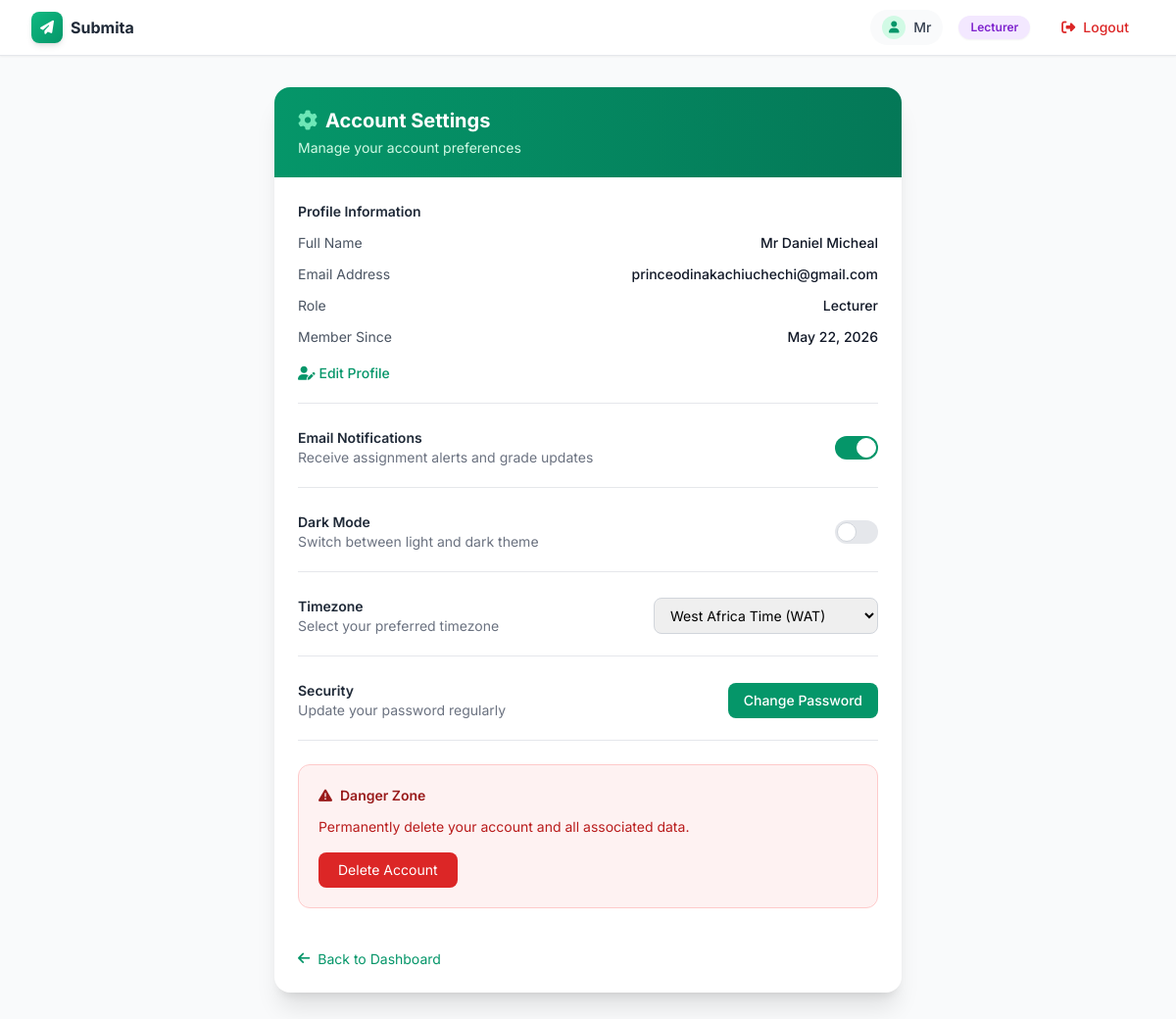
The app's page /settings (signed in) with its own data.
### models.py (models this page shows, shortened)
class User(UserMixin, db.Model):
    __tablename__ = 'users'
    id = db.Column(db.Integer, primary_key=True)
    email = db.Column(db.String(120), unique=True, nullable=False)
    matric = db.Column(db.String(50), unique=True, nullable=False)
    name = db.Column(db.String(100), nullable=False)
    password = db.Column(db.String(200), nullable=False)
    code = db.Column(db.String(10))
    verified = db.Column(db.Boolean, default=False)
    role = db.Column(db.String(20), default=UserRole.STUDENT)
    department = db.Column(db.String(100), default='Computer Science')
    college = db.Column(db.String(100), default='College of Natural Sciences')
    level = db.Column(db.String(10))
    created_at = db.Column(db.DateTime, default=datetime.now)
    last_login = db.Column(db.DateTime)
    account_active = db.Column(db.Boolean, default=True)
    student_id = db.Column(db.String(50), unique=True, nullable=True)
    email_verified = db.Column(db.Boolean, default=False)
    email_verified_at = db.Column(db.DateTime)
    verification_token = db.Column(db.String(100), unique=True)
    token_expires_at = db.Column(db.DateTime)
    registration_number = db.Column(db.Integer)
    department_id = db.Column(db.Integer, db.ForeignKey('departments.id'), nullable=True)
    college_id = db.Column(db.Integer, db.ForeignKey('colleges.id'), nullable=True)
    submissions = db.relationship('Submission', backref='student', lazy='select', cascade='all, delete-orphan')
    created_assignments = db.relationship('Assignment', backref='creator', lazy='select', foreign_keys='Assignment.created_by')
    verification_codes = db.relationship('VerificationCode', backref='user', lazy='select')
    activity_logs = db.relationship('ActivityLog', backref='user', lazy='select')
    created_verification_codes = db.relationship(
        'LecturerVerification',
        foreign_keys='LecturerVerification.created_by',
        backref='code_creator',
        lazy='select'
    )
    __table_args__ = (
        db.Index('idx_users_email', 'email'),
        db.Index('idx_users_matric', 'matric'),
        db.Index('idx_users_role', 'role'),
        db.Index('idx_users_created_at', 'created_at'),
        db.Index('idx_users_student_id', 'student_id'),
        db.Index('idx_users_role_verified', 'role', 'verified'),
    )
    @property
    def is_authenticated(self):
        return True
    def is_admin(self):
        return self.role == UserRole.ADMIN
    def is_lecturer(self):
        return self.role == UserRole.LECTURER
    def is_student(self):
        return self.role == UserRole.STUDENT

### app.py (the view)
@app.route('/settings')
@login_required
def settings():
    return render_template('settings.html')

### app.py (called while the page is built)
def generate_csrf_token():
    if '_csrf_token' not in session:
        session['_csrf_token'] = secrets.token_hex(32)
    return session['_csrf_token']

@app.context_processor
def inject_csrf_token():
    return {'csrf_token': generate_csrf_token()}

@app.before_request
def security_middleware():
    malicious_patterns = ['../', '..\\', '%2e%2e', 'wp-admin', 'phpmyadmin', '.env', '.git', 'config']
    if request.path and any(pattern in request.path.lower() for pattern in malicious_patterns):
        log_activity(None, 'attack_blocked', f"Blocked malicious path: {request.path}", request)
        return "Access Denied", 403
    if current_user.is_authenticated:
        session['last_activity'] = datetime.now().isoformat()

@app.before_request
def set_cookie_domain():
    from flask import request
    if request.host and not request.host.startswith('localhost') and not request.host.startswith('127.0.0.1'):
        host = request.host.split(':')[0]  # Remove port number
        app.config['SESSION_COOKIE_DOMAIN'] = host
        app.config['REMEMBER_COOKIE_DOMAIN'] = host
        app.config['SESSION_COOKIE_SAMESITE'] = 'Lax'
        app.config['REMEMBER_COOKIE_SAMESITE'] = 'Lax'
    else:
        app.config['SESSION_COOKIE_DOMAIN'] = None
        app.config['REMEMBER_COOKIE_DOMAIN'] = None

@login_manager.user_loader
def load_user(user_id):
    try:
        user = db.session.get(User, int(user_id))
        if user:
            _ = user.role
            _ = user.email
            _ = user.name
            _ = user.matric
            _ = user.password
        return user
    except Exception as e:
        print(f"Error loading user {user_id}: {e}")
        return None

@app.teardown_request
def teardown_request(exception=None):
    try:
        db.session.remove()
    except:
        pass

@app.context_processor
def inject_globals():
    return {
        'user': current_user,
        'now': datetime.now(),
        'csrf_token': generate_csrf_token()
    }

### templates/settings.html (shortened to what this page needs)
{% extends "base.html" %}
{% block content %}
<div class="max-w-2xl mx-auto px-4 py-8">
    <div class="bg-white rounded-2xl shadow-xl overflow-hidden">
        <div class="bg-gradient-to-r from-emerald-600 to-emerald-700 px-6 py-5">
            <h1 class="text-xl font-bold text-white flex items-center gap-2">
                <i class="fas fa-cog text-emerald-300"></i> Account Settings
            </h1>
            <p class="text-emerald-100 text-sm mt-1">Manage your account preferences</p>
        </div>
        <div class="p-6 space-y-6">
            <div class="border-b border-gray-200 pb-5">
                <h3 class="font-semibold text-gray-800 mb-3">Profile Information</h3>
                <div class="space-y-3">
                    <div class="flex justify-between items-center">
                        <span class="text-sm text-gray-600">Full Name</span>
                        <span class="text-sm font-medium text-gray-900">{{ current_user.name }}</span>
                    </div>
                    <div class="flex justify-between items-center">
                        <span class="text-sm text-gray-600">Email Address</span>
                        <span class="text-sm font-medium text-gray-900">{{ current_user.email }}</span>
                    </div>
                    <div class="flex justify-between items-center">
                        <span class="text-sm text-gray-600">Role</span>
                        <span class="text-sm font-medium text-gray-900">{{ current_user.role|capitalize }}</span>
                    </div>
                    <div class="flex justify-between items-center">
                        <span class="text-sm text-gray-600">Member Since</span>
                        <span class="text-sm font-medium text-gray-900">{{ current_user.created_at.strftime('%B %d, %Y') }}</span>
                    </div>
                </div>
                <div class="mt-4">
                    <a href="{{ url_for('profile') }}" class="text-emerald-600 hover:text-emerald-700 text-sm font-medium inline-flex items-center gap-1">
                        <i class="fas fa-user-edit"></i> Edit Profile
                    </a>
                </div>
            </div>
            <div class="border-b border-gray-200 pb-5">
                <div class="flex items-center justify-between">
                    <div>
                        <h3 class="font-semibold text-gray-800">Email Notifications</h3>
                        <p class="text-sm text-gray-500">Receive assignment alerts and grade updates</p>
                    </div>
                    <label class="relative inline-flex items-center cursor-pointer">
                        <div class="w-11 h-6 bg-gray-200 peer-focus:outline-none peer-focus:ring-4 peer-focus:ring-emerald-300 rounded-full peer peer-checked:after:translate-x-full peer-checked:after:border-white after:content-[''] after:absolute after:top-[2px] after:left-[2px] after:bg-white after:border-gray-300 after:border after:rounded-full after:h-5 after:w-5 after:transition-all peer-checked:bg-emerald-600"></div>
                    </label>
                </div>
            </div>
            <div class="border-b border-gray-200 pb-5">
                <div class="flex items-center justify-between">
                    <div>
                        <h3 class="font-semibold text-gray-800">Dark Mode</h3>
                        <p class="text-sm text-gray-500">Switch between light and dark theme</p>
                    </div>
                    <label class="relative inline-flex items-center cursor-pointer">
                        <div class="w-11 h-6 bg-gray-200 peer-focus:outline-none peer-focus:ring-4 peer-focus:ring-emerald-300 rounded-full peer peer-checked:after:translate-x-full peer-checked:after:border-white after:content-[''] after:absolute after:top-[2px] after:left-[2px] after:bg-white after:border-gray-300 after:border after:rounded-full after:h-5 after:w-5 after:transition-all peer-checked:bg-emerald-600"></div>
                    </label>
                </div>
            </div>
            <div class="border-b border-gray-200 pb-5">
                <div class="flex items-center justify-between">
                    <div>
                        <h3 class="font-semibold text-gray-800">Timezone</h3>
                        <p class="text-sm text-gray-500">Select your preferred timezone</p>
                    </div>
                    <select id="timezoneSelect" class="px-3 py-2 border border-gray-300 rounded-lg text-sm focus:border-emerald-500 focus:ring-2 focus:ring-emerald-200 outline-none">
                        <option value="Africa/Lagos">West Africa Time (WAT)</option>
                    </select>
                </div>
            </div>
            <div class="border-b border-gray-200 pb-5">
                <div class="flex items-center justify-between">
                    <div>
                        <h3 class="font-semibold text-gray-800">Security</h3>
                        <p class="text-sm text-gray-500">Update your password regularly</p>
                    </div>
                    <a href="{{ url_for('change_password') }}" class="bg-emerald-600 hover:bg-emerald-700 text-white px-4 py-2 rounded-lg text-sm font-medium transition">
                        Change Password
                    </a>
                </div>
            </div>
            <div class="bg-red-50 rounded-xl p-5 border border-red-200">
                <h3 class="font-semibold text-red-800 mb-3 flex items-center gap-2">
                    <i class="fas fa-exclamation-triangle"></i> Danger Zone
                </h3>
                <p class="text-sm text-red-700 mb-4">Permanently delete your account and all associated data.</p>
                <button onclick="showDeleteConfirm()" class="bg-red-600 hover:bg-red-700 text-white px-5 py-2 rounded-lg text-sm transition">
                    Delete Account
                </button>
            </div>
            <div class="pt-4">
                <a href="{{ url_for('dashboard') }}" class="inline-flex items-center gap-2 text-emerald-600 hover:text-emerald-700 transition">
                    <i class="fas fa-arrow-left"></i> Back to Dashboard
                </a>
            </div>
        </div>
    </div>
</div>
{% endblock %}

### templates/base.html (shortened to what this page needs)
<!DOCTYPE html>
<html lang="en">
<head>
    <script src="https://cdn.tailwindcss.com"></script>
    <link rel="stylesheet" href="https://cdnjs.cloudflare.com/ajax/libs/font-awesome/6.5.1/css/all.min.css">
</head>
<body class="bg-gray-50">
    {% if current_user.is_authenticated %}
    <nav class="bg-white border-b border-gray-200 sticky top-0 z-50 shadow-sm">
        <div class="max-w-7xl mx-auto px-4 sm:px-6 lg:px-8">
            <div class="flex justify-between items-center h-14">
                <a href="{{ url_for('dashboard') }}" class="flex items-center gap-2 group touch-target">
                    <div class="w-8 h-8 bg-gradient-to-br from-emerald-500 to-emerald-600 rounded-lg flex items-center justify-center shadow-md transition-all duration-300 group-hover:scale-110 group-active:scale-95">
                        <i class="fa-solid fa-paper-plane text-white text-sm"></i>
                    </div>
                    <span class="text-base font-bold text-gray-800 group-hover:text-emerald-600 transition-colors">Submita</span>
                </a>
                <div class="hidden md:flex items-center gap-4">
                    <div class="flex items-center gap-2 px-3 py-1.5 bg-gray-50 rounded-full">
                        <div class="w-6 h-6 rounded-full bg-emerald-100 flex items-center justify-center">
                            <i class="fas fa-user text-emerald-600 text-xs"></i>
                        </div>
                        <span class="text-sm font-medium text-gray-700">{{ current_user.name.split()[0] if current_user.name else 'User' }}</span>
                    </div>
                    <span class="text-xs px-3 py-1 rounded-full font-semibold shadow-sm
                        {% if current_user.is_admin() %}bg-red-100 text-red-700
                        {% elif current_user.is_lecturer() %}bg-purple-100 text-purple-700
                        {% else %}bg-emerald-100 text-emerald-700{% endif %}">
                        {{ current_user.role|capitalize }}
                    </span>
                    <button onclick="showLogoutConfirm(event)"
                        class="logout-btn flex items-center gap-2 px-4 py-2 text-red-600 hover:bg-red-50 active:bg-red-100 rounded-xl transition-all duration-200 text-sm font-medium touch-target">
                        <i class="fas fa-sign-out-alt text-sm"></i>
                        <span>Logout</span>
                    </button>
                </div>
            </div>
        </div>
    </nav>
    {% endif %}
    <main class="{% if not current_user.is_authenticated %}full-height{% endif %} page-transition">
        {% block content %}{% endblock %}
    </main>
</body>
</html>

### templates/base.html (style rules this page uses)
* { margin: 0; padding: 0; box-sizing: border-box; }
html, body { min-height: 100vh; height: auto; overflow-x: hidden; }
body { font-family: 'Inter', -apple-system, BlinkMacSystemFont, sans-serif; font-size: 14px; line-height: 1.5; background: #f3f4f6; overflow-y: auto; -webkit-overflow-scrolling: touch; }
.touch-target { min-height: 44px; min-width: 44px; }
.page-transition { animation: fadeIn 0.3s ease-out; }

### records on screen
User: name "Mr", role "Lecturer", name "Mr Daniel Micheal", email "princeodinakachiuchechi@gmail.com", created_at "May 22, 2026"
